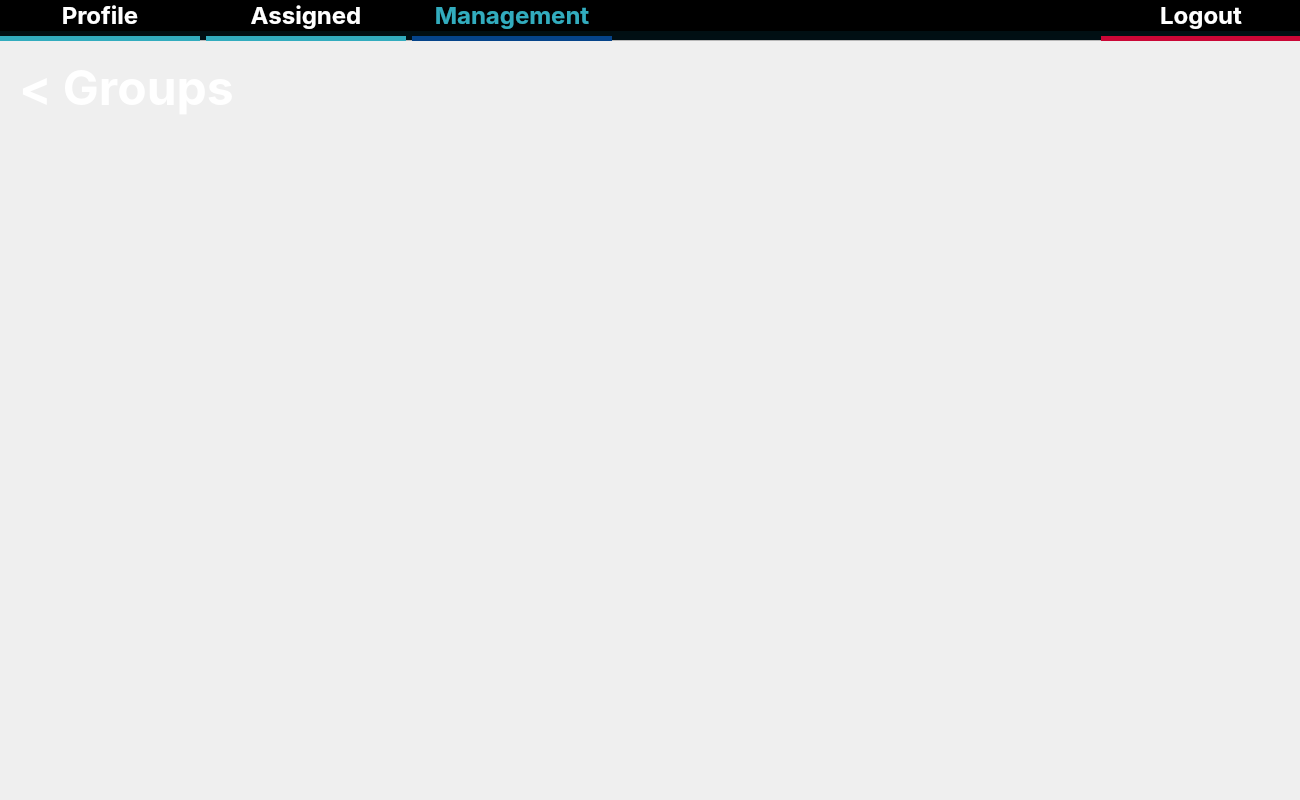
<?xml version="1.0" encoding="UTF-8"?>
<ui version="4.0">
 <class>ManagementSelection</class>
 <widget class="QWidget" name="ManagementSelection">
  <property name="geometry">
   <rect>
    <x>0</x>
    <y>0</y>
    <width>1300</width>
    <height>800</height>
   </rect>
  </property>
  <property name="minimumSize">
   <size>
    <width>1300</width>
    <height>800</height>
   </size>
  </property>
  <property name="maximumSize">
   <size>
    <width>1300</width>
    <height>800</height>
   </size>
  </property>
  <property name="windowTitle">
   <string>Form</string>
  </property>
  <widget class="Line" name="navBackground">
   <property name="enabled">
    <bool>true</bool>
   </property>
   <property name="geometry">
    <rect>
     <x>-10</x>
     <y>-10</y>
     <width>1321</width>
     <height>41</height>
    </rect>
   </property>
   <property name="minimumSize">
    <size>
     <width>0</width>
     <height>40</height>
    </size>
   </property>
   <property name="styleSheet">
    <string notr="true">background-color:#010511;</string>
   </property>
   <property name="frameShadow">
    <enum>QFrame::Plain</enum>
   </property>
   <property name="lineWidth">
    <number>500</number>
   </property>
   <property name="orientation">
    <enum>Qt::Horizontal</enum>
   </property>
  </widget>
  <widget class="QScrollArea" name="assignedItems">
   <property name="geometry">
    <rect>
     <x>-10</x>
     <y>40</y>
     <width>1321</width>
     <height>761</height>
    </rect>
   </property>
   <property name="styleSheet">
    <string notr="true">QScrollArea { background: transparent; }
QScrollArea &gt; QWidget &gt; QWidget { background: transparent; }
QScrollArea &gt; QWidget &gt; QScrollBar { background: palette(base); }</string>
   </property>
   <property name="frameShadow">
    <enum>QFrame::Raised</enum>
   </property>
   <property name="lineWidth">
    <number>0</number>
   </property>
   <property name="widgetResizable">
    <bool>true</bool>
   </property>
   <widget class="QWidget" name="assignmentCategories_2">
    <property name="geometry">
     <rect>
      <x>0</x>
      <y>0</y>
      <width>1319</width>
      <height>759</height>
     </rect>
    </property>
    <layout class="QVBoxLayout" name="verticalLayout_3">
     <item>
      <layout class="QVBoxLayout" name="pageFrame_2">
       <item>
        <widget class="QLabel" name="title">
         <property name="minimumSize">
          <size>
           <width>0</width>
           <height>75</height>
          </size>
         </property>
         <property name="maximumSize">
          <size>
           <width>16777215</width>
           <height>100</height>
          </size>
         </property>
         <property name="styleSheet">
          <string notr="true">font-size: 48px;font-family: Inter;color: rgb(255, 255, 255); font-weight:bold; border:none; padding-left:5px;</string>
         </property>
         <property name="text">
          <string>&lt; Groups</string>
         </property>
         <property name="alignment">
          <set>Qt::AlignLeading|Qt::AlignLeft|Qt::AlignVCenter</set>
         </property>
        </widget>
       </item>
      </layout>
     </item>
     <item>
      <spacer name="verticalSpacer_6">
       <property name="orientation">
        <enum>Qt::Vertical</enum>
       </property>
       <property name="sizeType">
        <enum>QSizePolicy::MinimumExpanding</enum>
       </property>
       <property name="sizeHint" stdset="0">
        <size>
         <width>20</width>
         <height>25</height>
        </size>
       </property>
      </spacer>
     </item>
    </layout>
   </widget>
  </widget>
  <widget class="QPushButton" name="backgroundGradient">
   <property name="enabled">
    <bool>false</bool>
   </property>
   <property name="geometry">
    <rect>
     <x>-30</x>
     <y>10</y>
     <width>1341</width>
     <height>791</height>
    </rect>
   </property>
   <property name="styleSheet">
    <string notr="true">background-color: qlineargradient(spread:pad, x0:1, y2:1, x2:0, y2:1, stop:0 rgba(1, 15, 17, 255), stop:1 rgba(4, 15, 101, 255))</string>
   </property>
   <property name="text">
    <string/>
   </property>
   <property name="flat">
    <bool>false</bool>
   </property>
  </widget>
  <widget class="QWidget" name="layoutWidget">
   <property name="geometry">
    <rect>
     <x>0</x>
     <y>0</y>
     <width>1301</width>
     <height>42</height>
    </rect>
   </property>
   <layout class="QHBoxLayout" name="horizontalLayout_4">
    <property name="sizeConstraint">
     <enum>QLayout::SetNoConstraint</enum>
    </property>
    <property name="leftMargin">
     <number>0</number>
    </property>
    <property name="rightMargin">
     <number>0</number>
    </property>
    <item>
     <layout class="QVBoxLayout" name="NavButton_4">
      <property name="sizeConstraint">
       <enum>QLayout::SetMaximumSize</enum>
      </property>
      <item>
       <widget class="QPushButton" name="pushButton_4">
        <property name="styleSheet">
         <string notr="true">font-size: 24px;font-family: Inter;color: rgb(255, 255, 255); font-weight:bold; border:none;</string>
        </property>
        <property name="text">
         <string>Profile</string>
        </property>
       </widget>
      </item>
      <item>
       <widget class="Line" name="line_4">
        <property name="enabled">
         <bool>true</bool>
        </property>
        <property name="minimumSize">
         <size>
          <width>200</width>
          <height>5</height>
         </size>
        </property>
        <property name="styleSheet">
         <string notr="true">color:#32ACBE;</string>
        </property>
        <property name="frameShadow">
         <enum>QFrame::Plain</enum>
        </property>
        <property name="lineWidth">
         <number>15</number>
        </property>
        <property name="midLineWidth">
         <number>6</number>
        </property>
        <property name="orientation">
         <enum>Qt::Horizontal</enum>
        </property>
       </widget>
      </item>
     </layout>
    </item>
    <item>
     <layout class="QVBoxLayout" name="NavButton_15">
      <property name="sizeConstraint">
       <enum>QLayout::SetMaximumSize</enum>
      </property>
      <item>
       <widget class="QPushButton" name="pushButton_15">
        <property name="styleSheet">
         <string notr="true">font-size: 24px;font-family: Inter;color: rgb(255, 255, 255); font-weight:bold; border:none;</string>
        </property>
        <property name="text">
         <string>Assigned</string>
        </property>
       </widget>
      </item>
      <item>
       <widget class="Line" name="line_16">
        <property name="enabled">
         <bool>true</bool>
        </property>
        <property name="minimumSize">
         <size>
          <width>200</width>
          <height>5</height>
         </size>
        </property>
        <property name="styleSheet">
         <string notr="true">color:#32ACBE;</string>
        </property>
        <property name="frameShadow">
         <enum>QFrame::Plain</enum>
        </property>
        <property name="lineWidth">
         <number>15</number>
        </property>
        <property name="midLineWidth">
         <number>6</number>
        </property>
        <property name="orientation">
         <enum>Qt::Horizontal</enum>
        </property>
       </widget>
      </item>
     </layout>
    </item>
    <item>
     <layout class="QVBoxLayout" name="NavButton_16">
      <property name="sizeConstraint">
       <enum>QLayout::SetMaximumSize</enum>
      </property>
      <item>
       <widget class="QPushButton" name="pushButton_16">
        <property name="styleSheet">
         <string notr="true">font-size: 24px;font-family: Inter;color: #32ACBE; font-weight:bold; border:none;</string>
        </property>
        <property name="text">
         <string>Management</string>
        </property>
       </widget>
      </item>
      <item>
       <widget class="Line" name="line_17">
        <property name="enabled">
         <bool>true</bool>
        </property>
        <property name="minimumSize">
         <size>
          <width>200</width>
          <height>5</height>
         </size>
        </property>
        <property name="styleSheet">
         <string notr="true">color:#05448A;</string>
        </property>
        <property name="frameShadow">
         <enum>QFrame::Plain</enum>
        </property>
        <property name="lineWidth">
         <number>15</number>
        </property>
        <property name="midLineWidth">
         <number>6</number>
        </property>
        <property name="orientation">
         <enum>Qt::Horizontal</enum>
        </property>
       </widget>
      </item>
     </layout>
    </item>
    <item>
     <spacer name="horizontalSpacer_5">
      <property name="orientation">
       <enum>Qt::Horizontal</enum>
      </property>
      <property name="sizeType">
       <enum>QSizePolicy::MinimumExpanding</enum>
      </property>
      <property name="sizeHint" stdset="0">
       <size>
        <width>40</width>
        <height>20</height>
       </size>
      </property>
     </spacer>
    </item>
    <item>
     <layout class="QVBoxLayout" name="NavButton_17">
      <property name="sizeConstraint">
       <enum>QLayout::SetMaximumSize</enum>
      </property>
      <item>
       <widget class="QPushButton" name="pushButton_17">
        <property name="styleSheet">
         <string notr="true">font-size: 24px;font-family: Inter;color: rgb(255, 255, 255); font-weight:bold; border:none;</string>
        </property>
        <property name="text">
         <string>Logout</string>
        </property>
       </widget>
      </item>
      <item>
       <widget class="Line" name="line_18">
        <property name="enabled">
         <bool>true</bool>
        </property>
        <property name="minimumSize">
         <size>
          <width>200</width>
          <height>5</height>
         </size>
        </property>
        <property name="styleSheet">
         <string notr="true">color:#CA0736;</string>
        </property>
        <property name="frameShadow">
         <enum>QFrame::Plain</enum>
        </property>
        <property name="lineWidth">
         <number>15</number>
        </property>
        <property name="midLineWidth">
         <number>6</number>
        </property>
        <property name="orientation">
         <enum>Qt::Horizontal</enum>
        </property>
       </widget>
      </item>
     </layout>
    </item>
   </layout>
  </widget>
  <zorder>backgroundGradient</zorder>
  <zorder>navBackground</zorder>
  <zorder>assignedItems</zorder>
  <zorder>layoutWidget</zorder>
 </widget>
 <resources/>
 <connections/>
</ui>
